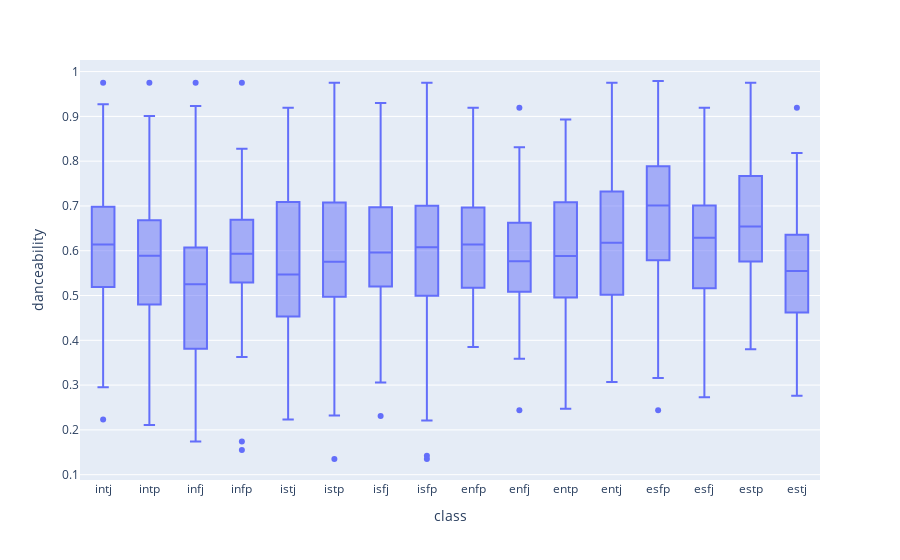

Notebook source saved alongside this figure:
### Code cell
print("Danceability field")

fig = px.box(df, x="class", y="danceability")
fig.show()

### Figure 1 — Plotly figure (JSON) as saved in the notebook; plotly's stock layout.template omitted (floating-point values rounded to 4 significant figures; data arrays with more than 128 entries replaced by an {"elided": "..."} marker saying what was removed)
{"data": [{"alignmentgroup": "True", "hovertemplate": "class=%{x}<br>danceability=%{y}<extra></extra>", "legendgroup": "", "marker": {"color": "#636efa"}, "name": "", "notched": false, "offsetgroup": "", "orientation": "v", "showlegend": false, "type": "box", "x": {"elided": "905 str values"}, "x0": " ", "xaxis": "x", "y": {"elided": "905 float values"}, "y0": " ", "yaxis": "y"}], "layout": {"boxmode": "group", "legend": {"tracegroupgap": 0}, "margin": {"t": 60}, "xaxis": {"anchor": "y", "domain": [0, 1], "title": {"text": "class"}}, "yaxis": {"anchor": "x", "domain": [0, 1], "title": {"text": "danceability"}}}}
